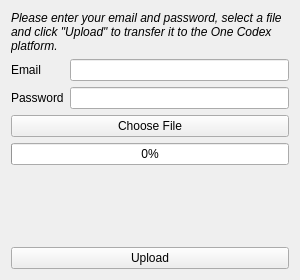
<?xml version="1.0" encoding="UTF-8"?>
<ui version="4.0">
 <class>MainWindow</class>
 <widget class="QMainWindow" name="MainWindow">
  <property name="geometry">
   <rect>
    <x>0</x>
    <y>0</y>
    <width>300</width>
    <height>280</height>
   </rect>
  </property>
  <property name="sizePolicy">
   <sizepolicy hsizetype="Fixed" vsizetype="Fixed">
    <horstretch>0</horstretch>
    <verstretch>0</verstretch>
   </sizepolicy>
  </property>
  <property name="minimumSize">
   <size>
    <width>300</width>
    <height>280</height>
   </size>
  </property>
  <property name="maximumSize">
   <size>
    <width>300</width>
    <height>280</height>
   </size>
  </property>
  <property name="acceptDrops">
   <bool>false</bool>
  </property>
  <property name="windowTitle">
   <string>One Codex Uploader</string>
  </property>
  <property name="unifiedTitleAndToolBarOnMac">
   <bool>true</bool>
  </property>
  <widget class="QWidget" name="centralWidget">
   <layout class="QVBoxLayout" name="verticalLayout_2">
    <item>
     <widget class="QLabel" name="label_3">
      <property name="text">
       <string>&lt;html&gt;&lt;head/&gt;&lt;body&gt;&lt;p&gt;&lt;span style=&quot; font-style:italic;&quot;&gt;Please enter your email and password, select a file and click &amp;quot;Upload&amp;quot; to transfer it to the One Codex platform.&lt;/span&gt;&lt;/p&gt;&lt;/body&gt;&lt;/html&gt;</string>
      </property>
      <property name="textFormat">
       <enum>Qt::RichText</enum>
      </property>
      <property name="wordWrap">
       <bool>true</bool>
      </property>
      <property name="openExternalLinks">
       <bool>false</bool>
      </property>
     </widget>
    </item>
    <item>
     <layout class="QFormLayout" name="formLayout">
      <item row="0" column="0">
       <widget class="QLabel" name="label">
        <property name="text">
         <string>Email</string>
        </property>
       </widget>
      </item>
      <item row="0" column="1">
       <widget class="QLineEdit" name="usernameField"/>
      </item>
      <item row="1" column="0">
       <widget class="QLabel" name="label_2">
        <property name="text">
         <string>Password</string>
        </property>
       </widget>
      </item>
      <item row="1" column="1">
       <widget class="QLineEdit" name="passwordField">
        <property name="inputMask">
         <string/>
        </property>
        <property name="echoMode">
         <enum>QLineEdit::Password</enum>
        </property>
       </widget>
      </item>
     </layout>
    </item>
    <item>
     <layout class="QVBoxLayout" name="verticalLayout">
      <item>
       <layout class="QHBoxLayout" name="fileListLayout">
        <property name="spacing">
         <number>0</number>
        </property>
        <property name="bottomMargin">
         <number>0</number>
        </property>
       </layout>
      </item>
      <item>
       <widget class="QPushButton" name="fileButton">
        <property name="text">
         <string>Choose File</string>
        </property>
       </widget>
      </item>
      <item>
       <widget class="QProgressBar" name="uploadProgress">
        <property name="value">
         <number>0</number>
        </property>
       </widget>
      </item>
      <item>
       <spacer name="verticalSpacer">
        <property name="orientation">
         <enum>Qt::Vertical</enum>
        </property>
        <property name="sizeHint" stdset="0">
         <size>
          <width>20</width>
          <height>40</height>
         </size>
        </property>
       </spacer>
      </item>
      <item>
       <widget class="QPushButton" name="uploadButton">
        <property name="text">
         <string>Upload</string>
        </property>
        <property name="default">
         <bool>false</bool>
        </property>
       </widget>
      </item>
     </layout>
    </item>
   </layout>
  </widget>
  <widget class="QMenuBar" name="menuBar">
   <property name="geometry">
    <rect>
     <x>0</x>
     <y>0</y>
     <width>300</width>
     <height>22</height>
    </rect>
   </property>
  </widget>
 </widget>
 <layoutdefault spacing="6" margin="11"/>
 <tabstops>
  <tabstop>usernameField</tabstop>
  <tabstop>passwordField</tabstop>
  <tabstop>fileButton</tabstop>
  <tabstop>uploadButton</tabstop>
 </tabstops>
 <resources/>
 <connections/>
</ui>
